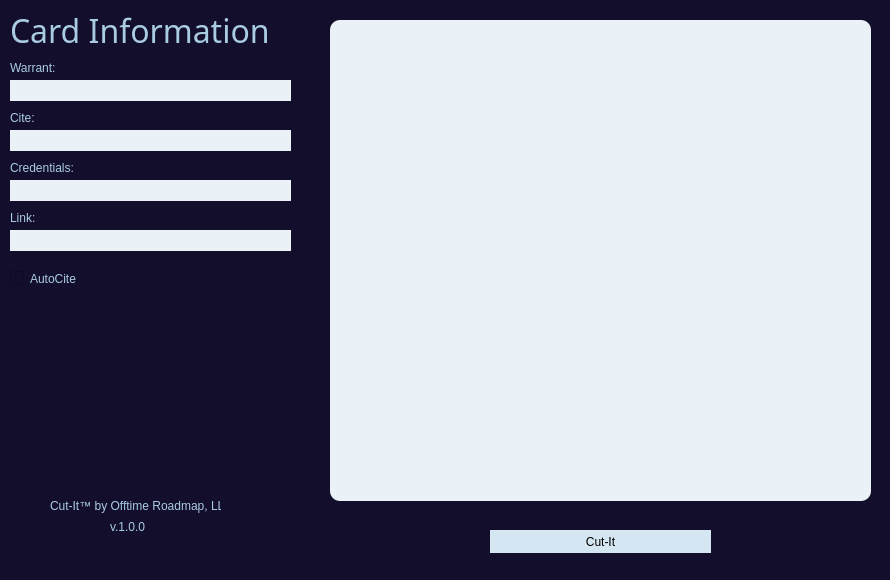
<?xml version="1.0" encoding="UTF-8"?>
<ui version="4.0">
 <class>MainWindow</class>
 <widget class="QMainWindow" name="MainWindow">
  <property name="geometry">
   <rect>
    <x>0</x>
    <y>0</y>
    <width>890</width>
    <height>580</height>
   </rect>
  </property>
  <property name="font">
   <font>
    <family>MS Serif</family>
   </font>
  </property>
  <property name="windowTitle">
   <string>MainWindow</string>
  </property>
  <property name="styleSheet">
   <string notr="true">background-color: #130e2c;
border-radius: 15px;</string>
  </property>
  <widget class="QWidget" name="centralwidget">
   <widget class="QTextEdit" name="evidence_box">
    <property name="geometry">
     <rect>
      <x>330</x>
      <y>20</y>
      <width>541</width>
      <height>481</height>
     </rect>
    </property>
    <property name="styleSheet">
     <string notr="true">background-color: rgb(234, 242, 248);
border-radius: 10px;
color: rgb(26, 82, 118)
</string>
    </property>
    <property name="html">
     <string>&lt;!DOCTYPE HTML PUBLIC &quot;-//W3C//DTD HTML 4.0//EN&quot; &quot;http://www.w3.org/TR/REC-html40/strict.dtd&quot;&gt;
&lt;html&gt;&lt;head&gt;&lt;meta name=&quot;qrichtext&quot; content=&quot;1&quot; /&gt;&lt;style type=&quot;text/css&quot;&gt;
p, li { white-space: pre-wrap; }
&lt;/style&gt;&lt;/head&gt;&lt;body style=&quot; font-family:'MS Shell Dlg 2'; font-size:8.25pt; font-weight:400; font-style:normal;&quot;&gt;
&lt;p style=&quot;-qt-paragraph-type:empty; margin-top:0px; margin-bottom:0px; margin-left:0px; margin-right:0px; -qt-block-indent:0; text-indent:0px;&quot;&gt;&lt;br /&gt;&lt;/p&gt;&lt;/body&gt;&lt;/html&gt;</string>
    </property>
   </widget>
   <widget class="QLineEdit" name="warrant_input">
    <property name="geometry">
     <rect>
      <x>10</x>
      <y>80</y>
      <width>281</width>
      <height>21</height>
     </rect>
    </property>
    <property name="styleSheet">
     <string notr="true">background-color: rgb(234, 242, 248);
border-radius: 15px;
color: rgb(26, 82, 118)
</string>
    </property>
   </widget>
   <widget class="QLineEdit" name="cite_input">
    <property name="geometry">
     <rect>
      <x>10</x>
      <y>130</y>
      <width>281</width>
      <height>21</height>
     </rect>
    </property>
    <property name="styleSheet">
     <string notr="true">background-color: rgb(234, 242, 248);
color: rgb(26, 82, 118)</string>
    </property>
   </widget>
   <widget class="QLineEdit" name="creds_input">
    <property name="geometry">
     <rect>
      <x>10</x>
      <y>180</y>
      <width>281</width>
      <height>21</height>
     </rect>
    </property>
    <property name="styleSheet">
     <string notr="true">background-color: rgb(234, 242, 248);
color: rgb(26, 82, 118)</string>
    </property>
   </widget>
   <widget class="QLineEdit" name="link_input">
    <property name="geometry">
     <rect>
      <x>10</x>
      <y>230</y>
      <width>281</width>
      <height>21</height>
     </rect>
    </property>
    <property name="styleSheet">
     <string notr="true">background-color: rgb(234, 242, 248);
color: rgb(26, 82, 118)</string>
    </property>
    <property name="text">
     <string/>
    </property>
   </widget>
   <widget class="QLabel" name="warrant_label">
    <property name="geometry">
     <rect>
      <x>10</x>
      <y>60</y>
      <width>221</width>
      <height>16</height>
     </rect>
    </property>
    <property name="styleSheet">
     <string notr="true">color: rgb(169, 204, 227)</string>
    </property>
    <property name="text">
     <string>Warrant:</string>
    </property>
   </widget>
   <widget class="QLabel" name="cite_label">
    <property name="geometry">
     <rect>
      <x>10</x>
      <y>110</y>
      <width>221</width>
      <height>16</height>
     </rect>
    </property>
    <property name="styleSheet">
     <string notr="true">color: rgb(169, 204, 227)</string>
    </property>
    <property name="text">
     <string>Cite:</string>
    </property>
   </widget>
   <widget class="QLabel" name="creds_label">
    <property name="geometry">
     <rect>
      <x>10</x>
      <y>160</y>
      <width>221</width>
      <height>16</height>
     </rect>
    </property>
    <property name="styleSheet">
     <string notr="true">color: rgb(169, 204, 227)</string>
    </property>
    <property name="text">
     <string>Credentials:</string>
    </property>
   </widget>
   <widget class="QLabel" name="link_label">
    <property name="geometry">
     <rect>
      <x>10</x>
      <y>210</y>
      <width>221</width>
      <height>16</height>
     </rect>
    </property>
    <property name="styleSheet">
     <string notr="true">color: rgb(169, 204, 227)</string>
    </property>
    <property name="text">
     <string>Link:</string>
    </property>
   </widget>
   <widget class="QLabel" name="card_info_label">
    <property name="geometry">
     <rect>
      <x>10</x>
      <y>10</y>
      <width>261</width>
      <height>41</height>
     </rect>
    </property>
    <property name="font">
     <font>
      <family>Segoe UI Semilight</family>
      <pointsize>24</pointsize>
      <weight>50</weight>
      <italic>false</italic>
      <bold>false</bold>
     </font>
    </property>
    <property name="styleSheet">
     <string notr="true">font: 24pt &quot;Segoe UI Semilight&quot;;
color: rgb(169, 204, 227)</string>
    </property>
    <property name="text">
     <string>Card Information: </string>
    </property>
   </widget>
   <widget class="QPushButton" name="cutit_label">
    <property name="geometry">
     <rect>
      <x>490</x>
      <y>530</y>
      <width>221</width>
      <height>23</height>
     </rect>
    </property>
    <property name="styleSheet">
     <string notr="true">border-radius: 15px;
background-color: rgb(212, 230, 241);

</string>
    </property>
    <property name="text">
     <string>Cut-It</string>
    </property>
   </widget>
   <widget class="QCheckBox" name="cite_box">
    <property name="geometry">
     <rect>
      <x>10</x>
      <y>270</y>
      <width>70</width>
      <height>17</height>
     </rect>
    </property>
    <property name="styleSheet">
     <string notr="true">color: rgb(169, 204, 227)</string>
    </property>
    <property name="text">
     <string>AutoCite</string>
    </property>
   </widget>
   <widget class="QLabel" name="OTR_logo">
    <property name="geometry">
     <rect>
      <x>40</x>
      <y>320</y>
      <width>201</width>
      <height>141</height>
     </rect>
    </property>
    <property name="styleSheet">
     <string notr="true">background-image: url(:/x/OTR.png);</string>
    </property>
    <property name="text">
     <string/>
    </property>
   </widget>
   <widget class="QLabel" name="OTR_brand_label">
    <property name="geometry">
     <rect>
      <x>50</x>
      <y>490</y>
      <width>171</width>
      <height>31</height>
     </rect>
    </property>
    <property name="styleSheet">
     <string notr="true">color: rgb(169, 204, 227)</string>
    </property>
    <property name="text">
     <string>Cut-It™ by Offtime Roadmap, LLC</string>
    </property>
   </widget>
   <widget class="QLabel" name="version">
    <property name="geometry">
     <rect>
      <x>110</x>
      <y>520</y>
      <width>47</width>
      <height>13</height>
     </rect>
    </property>
    <property name="styleSheet">
     <string notr="true">color: rgb(169, 204, 227)</string>
    </property>
    <property name="text">
     <string>v.1.0.0 </string>
    </property>
   </widget>
  </widget>
  <widget class="QStatusBar" name="statusbar"/>
 </widget>
 <resources>
  <include location="../../../Users/chitg/Downloads/Debate/test.qrc"/>
 </resources>
 <connections/>
</ui>
